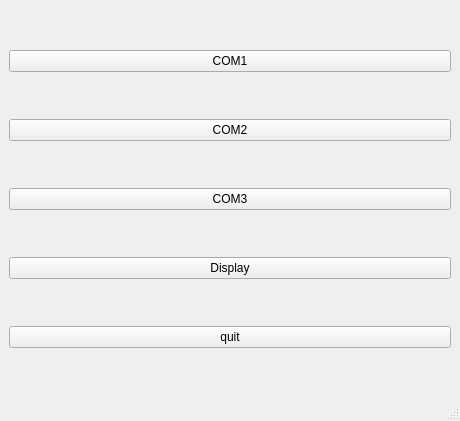
<?xml version="1.0" encoding="UTF-8"?>
<ui version="4.0">
 <class>MainWindow</class>
 <widget class="QMainWindow" name="MainWindow">
  <property name="geometry">
   <rect>
    <x>0</x>
    <y>0</y>
    <width>460</width>
    <height>421</height>
   </rect>
  </property>
  <property name="windowTitle">
   <string>MainWindow</string>
  </property>
  <widget class="QWidget" name="centralwidget">
   <layout class="QVBoxLayout" name="verticalLayout">
    <item>
     <widget class="QPushButton" name="pushButtonCom1">
      <property name="text">
       <string>COM1</string>
      </property>
     </widget>
    </item>
    <item>
     <widget class="QPushButton" name="pushButtonCom2">
      <property name="text">
       <string>COM2</string>
      </property>
     </widget>
    </item>
    <item>
     <widget class="QPushButton" name="pushButtonCom3">
      <property name="text">
       <string>COM3</string>
      </property>
     </widget>
    </item>
    <item>
     <widget class="QPushButton" name="pushButtonDisplay">
      <property name="text">
       <string>Display</string>
      </property>
     </widget>
    </item>
    <item>
     <widget class="QPushButton" name="pushButtonQuit">
      <property name="text">
       <string>quit</string>
      </property>
     </widget>
    </item>
   </layout>
  </widget>
  <widget class="QMenuBar" name="menubar">
   <property name="geometry">
    <rect>
     <x>0</x>
     <y>0</y>
     <width>460</width>
     <height>22</height>
    </rect>
   </property>
  </widget>
  <widget class="QStatusBar" name="statusbar"/>
 </widget>
 <resources/>
 <connections/>
</ui>
